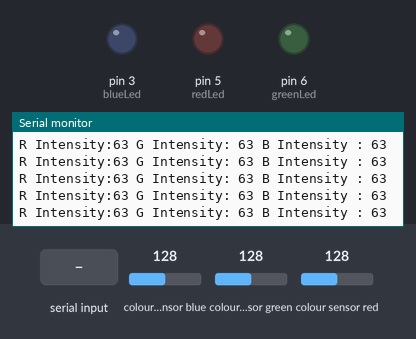
The sketch below on a simulated Arduino Uno, built with avr-gcc and run on an emulated ATmega328P. Shown: output pins drawn as LEDs (lit = HIGH), the last lines printed to the serial monitor. Wiring (inferred from the names in the program): TCS3200 colour sensor: output pin 12; S2 pin 10; S3 pin 11; S0 pin 8; S1 pin 9. Inputs (shaded band) come from the test bench; at power-on: colour sensor blue 128, colour sensor green 128, colour sensor red 128. Pins used as bus, display or sensor lines are not drawn.

Above: at 1.2 s.
1.3 s: colour sensor blue set to 5
At 1.32 s:
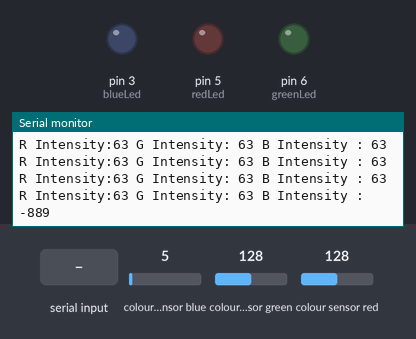
4.3 s: "c" received over Serial
At 4.9 s:
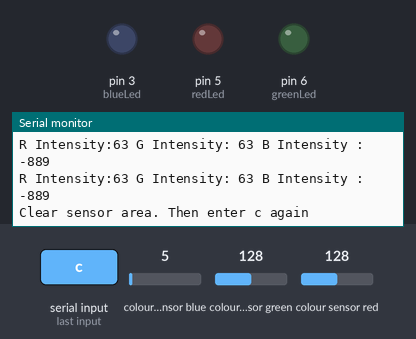

The sketch:

color_sensor.ino
```cpp
/*
  // TCS230 color recognition with calibration
  modified on 7 May 2019
  by Mohammadreza Akbari @ Electropeak
  https://electropeak.com/learn/
  Color Sensor      Arduino
  -----------      --------
  VCC               5V
  GND               GND
  s0                8
  s1                9
  s2                10
  s3                11
  OUT               12
  OE                GND
*/
const int s0 = 8;
const int s1 = 9;
const int s2 = 10;
const int s3 = 11;
const int out = 12;
// LED pins connected to Arduino
int redLed = 5;
int greenLed = 6;
int blueLed = 3;
// Variables
int red = 0;
int green = 0;
int blue = 0;

// Calibrated value
int cal_min = 5;
int cal_max_r = 50;
int cal_max_g = 50;
int cal_max_b = 50;

void calibrate() {
  Serial.println("Clear sensor area. Then enter c again");
    while (Serial.read() != 'c') {
      //do nothing
      ;
    }
    color();
    cal_max_r = red;
    cal_max_g = green;
    cal_max_b = blue;
    Serial.println("Put white color infront of sensor, Then enter c again");
    while (Serial.read() != 'c') {
      //do nothing
      ;
    }
    color();
    cal_min = (red + green + blue) / 3;
    Serial.println("calibrated successfully.");
    delay(300);
}

void color() {
  digitalWrite(s2, LOW);
  digitalWrite(s3, LOW);
  //count OUT, pRed, RED
  red = pulseIn(out, digitalRead(out) == HIGH ? LOW : HIGH);
  digitalWrite(s3, HIGH);
  //count OUT, pBLUE, BLUE
  blue = pulseIn(out, digitalRead(out) == HIGH ? LOW : HIGH);
  digitalWrite(s2, HIGH);
  //count OUT, pGreen, GREEN
  green = pulseIn(out, digitalRead(out) == HIGH ? LOW : HIGH);
}

void setup()
{
  Serial.begin(9600);
  pinMode(s0, OUTPUT);
  pinMode(s1, OUTPUT);
  pinMode(s2, OUTPUT);
  pinMode(s3, OUTPUT);
  pinMode(out, INPUT);
  pinMode(redLed, OUTPUT);
  pinMode(greenLed, OUTPUT);
  pinMode(blueLed, OUTPUT);
  digitalWrite(s0, HIGH);
  digitalWrite(s1, HIGH);
}

String compare(){
  if (red >=0 && red <20 && green >45 && green < 58 && blue >70 && blue <90){
    Serial.println("BLUE");
  }
  else if (red >110 && red <120 && green >95 && green < 115 && blue > 35 && blue < 70){
    Serial.println("YELLOW");
  }
  else if (red > 95 && red < 110&& green > 30 && green < 45 && blue > 15 && blue < 30){
    Serial.println("ORANGE");
  }
  else if (red > 55 && red <  78&& green > 5&& green <  25&& blue > 8 && blue < 20){
    Serial.println("RED");
  }
  else if (red > 30 && red < 50 && green > 60&& green < 75 && blue > 15 && blue <40){
    Serial.println("GREEN");
  }
  else if (red > 5 && red < 25 && green >= 0 && green < 20 && blue >= 0 && blue < 15){
    Serial.println("BROWN");
  }
}

void loop()
{
  color();
  if (Serial.read() == 'c') {
    calibrate();
  }


  red = map(red, cal_min, cal_max_r, 255, 0);
  green = map(green, cal_min, cal_max_g, 255, 0);
  blue = map(blue, cal_min, cal_max_b, 255, 0);
  Serial.print("R Intensity:");
  Serial.print(red);
  Serial.print(" G Intensity: ");
  Serial.print(green);
  Serial.print(" B Intensity : ");
  Serial.println(blue);
  delay(100);
  compare();
}
```

Measured:
- after the input at 1.3 s, the serial monitor: prints a new line at once (image 1)
- after the input at 4.3 s, the serial monitor: prints a new line after 0.06 s (image 2)
